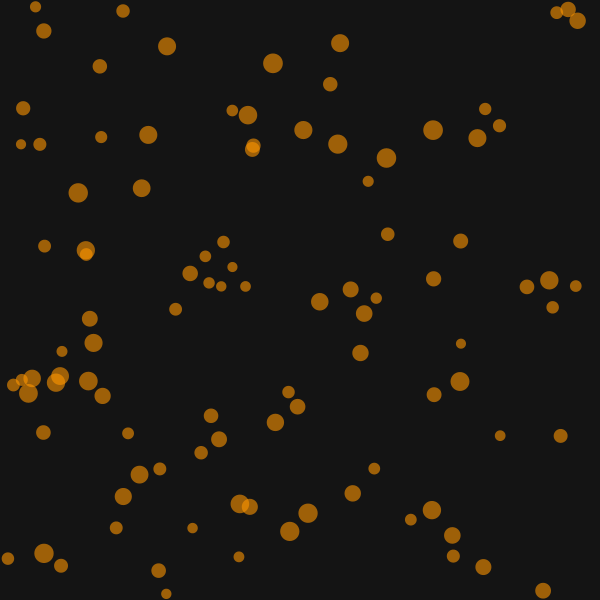
Frame 1 (no input)
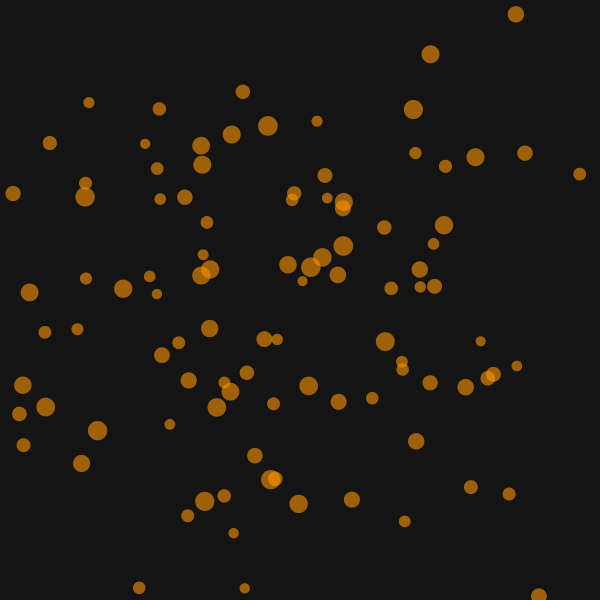
Frame 60 (the mouse pressed at the canvas centre just before this capture)
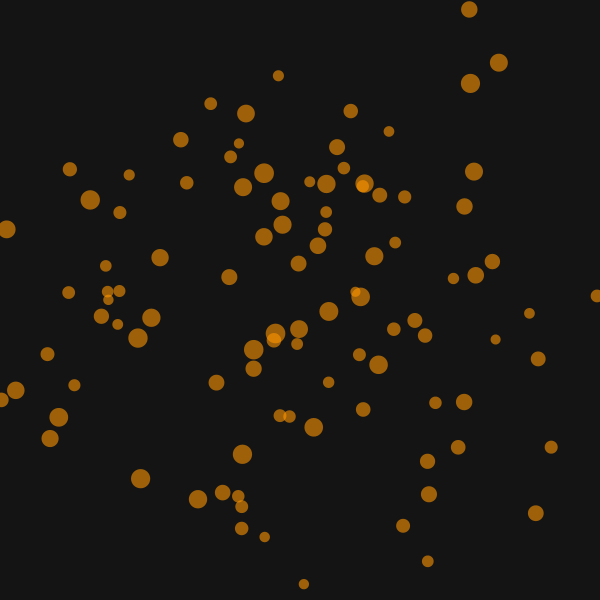
Frame 120 (the mouse held since frame 60 and released just before this capture)

The Processing sketch that drew these frames (run headless with seeded random() and noise(); from frame 60 on, the mouse is pressed at the canvas centre):

// Processing sketch: Min_Kim
// ── Min_Kim.pde
int numShapes = 100;
Shape[] shapes = new Shape[numShapes];

void setup() {
  size(600, 600);
  for (int i = 0; i < numShapes; i++) {
    shapes[i] = new Shape(random(width), random(height));
  }
}

void draw() {
  background(20); // Dark background for contrast
  for (int i = 0; i < numShapes; i++) {
    shapes[i].move();
    shapes[i].display();
  }
}

class Shape {
  float x, y, xSpeed, ySpeed;
  float size = random(10, 20);

  Shape(float xPos, float yPos) {
    x = xPos;
    y = yPos;
    xSpeed = random(-2, 2);
    ySpeed = random(-2, 2);
  }

  void move() {
    // Shapes move randomly, symbolizing chaos
    x += xSpeed;
    y += ySpeed;

    // Reverse direction if hitting edges
    if (x < 0 || x > width) xSpeed *= -1;
    if (y < 0 || y > height) ySpeed *= -1;

    // Gradually pull shapes toward the center, representing focus over time
    x += (width/2 - x) * 0.005;
    y += (height/2 - y) * 0.005;
  }

  void display() {
    noStroke();
    fill(255, 150, 0, 150); // Bright color for energy
    ellipse(x, y, size, size);
  }
}
